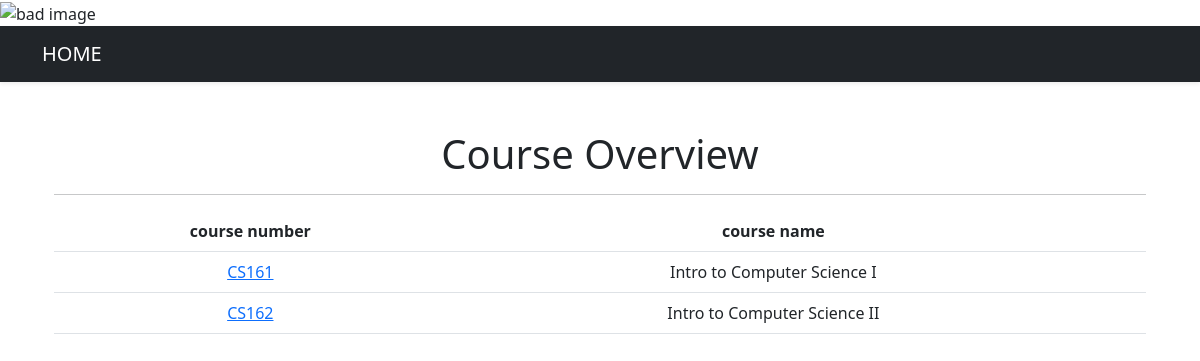
Screenshot of /courses with the database file from the repository.
### app.py (models this page shows, shortened)
class courses(db.Model):
    id = db.Column(db.Integer(), primary_key=True)
    num = db.Column(db.String(length=30), nullable=False, unique=False)
    name = db.Column(db.String(length=30), nullable=False, unique=False)

### app.py (the view)
@app.route('/courses')
def courses_page():
    courselists = courses.query.all()
    return render_template('courses.html', courselists=courselists)

### templates/courses.html (shortened to what this page needs)
{% extends 'layout.html' %}
{% block body %}
<section class="py-5 text-center container">
<h1>Course Overview</h1>
<hr>
<table class="table table-hover">
    <tr>
        <th>course number</th>
        <th>course name</th>
        <th></th>
    </tr>
    {% for courselist in courselists %}
    <tr>
        <td><a href="course/{{courselist.id}}">{{courselist.num}}</a></td>
        <td>{{courselist.name}}</td>
        <td></td>
    </tr>
    {% endfor %}
</table>
{% endblock %}

### rows the page displays
courses: num "CS161", name "Intro to Computer Science I"
courses: num "CS162", name "Intro to Computer Science II"
